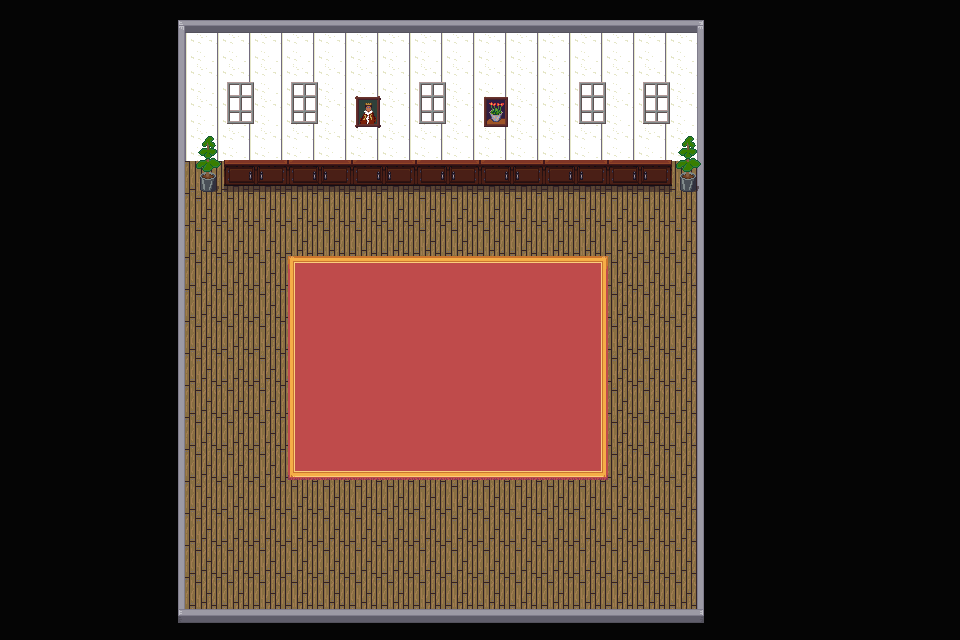

A level layout from a 2D game, rendered from its tile map. Below: a short description, then the map file with its tile-grid data intact:
An orthogonal 30x20 tile map with 32x32 px tiles, 3 tile layers (Background, Border, Floor, Wallpaper, Tile Layer 3), 2 tilesets and 2 objects.

<map version="1.10" tiledversion="1.11.0" orientation="orthogonal" renderorder="right-down" width="30" height="20" tilewidth="32" tileheight="32" infinite="0" nextlayerid="8" nextobjectid="4">
 <tileset firstgid="1" source="city_inside.tsx" />
 <tileset firstgid="385" source="interior.tsx" />
 <layer id="1" name="Background" width="30" height="20">
  <data encoding="csv">
404,404,404,404,404,404,404,404,404,404,404,404,404,404,404,404,404,404,404,404,148,148,148,148,148,148,148,148,148,148,
404,404,404,404,404,404,404,404,404,404,404,404,404,404,404,404,404,404,404,404,148,148,148,148,148,148,148,148,148,148,
404,404,404,404,404,404,404,404,404,404,404,404,404,404,404,404,404,404,404,404,148,148,148,148,148,148,148,148,148,148,
404,404,404,404,404,404,404,404,404,404,404,404,404,404,404,404,404,404,404,404,148,148,148,148,148,148,148,148,148,148,
404,404,404,404,404,404,404,404,404,404,404,404,404,404,404,404,404,404,404,404,148,148,148,148,148,148,148,148,148,148,
404,404,404,404,404,404,404,404,404,404,404,404,404,404,404,404,404,404,404,404,148,148,148,148,148,148,148,148,148,148,
404,404,404,404,404,404,404,404,404,404,404,404,404,404,404,404,404,404,404,404,148,148,148,148,148,148,148,148,148,148,
404,404,404,404,404,404,404,404,404,404,404,404,404,404,404,404,404,404,404,404,148,148,148,148,148,148,148,148,148,148,
404,404,404,404,404,404,404,404,404,404,404,404,404,404,404,404,404,404,404,404,148,148,148,148,148,148,148,148,148,148,
404,404,404,404,404,404,404,404,404,404,404,404,404,404,404,404,404,404,404,404,148,148,148,148,148,148,148,148,148,148,
404,404,404,404,404,404,404,404,404,404,404,404,404,404,404,404,404,404,404,404,148,148,148,148,148,148,148,148,148,148,
404,404,404,404,404,404,404,404,404,404,404,404,404,404,404,404,404,404,404,404,148,148,148,148,148,148,148,148,148,148,
404,404,404,404,404,404,404,404,404,404,404,404,404,404,404,404,404,404,404,404,148,148,148,148,148,148,148,148,148,148,
404,404,404,404,404,404,404,404,404,404,404,404,404,404,404,404,404,404,404,404,148,148,148,148,148,148,148,148,148,148,
404,404,404,404,404,404,404,404,404,404,404,404,404,404,404,404,404,404,404,404,148,148,148,148,148,148,148,148,148,148,
404,404,404,404,404,404,404,404,404,404,404,404,404,404,404,404,404,404,404,404,148,148,148,148,148,148,148,148,148,148,
404,404,404,404,404,404,404,404,404,404,404,404,404,404,404,404,404,404,404,404,148,148,148,148,148,148,148,148,148,148,
404,404,404,404,404,404,404,404,404,404,404,404,404,404,404,404,404,404,404,404,148,148,148,148,148,148,148,148,148,148,
404,404,404,404,404,404,404,404,404,404,404,404,404,404,404,404,404,404,404,404,148,148,148,148,148,148,148,148,148,148,
404,404,404,404,404,404,404,404,404,404,404,404,404,404,404,404,404,404,404,404,148,148,148,148,148,148,148,148,148,148
</data>
 </layer>
 <layer id="2" name="Border, Floor, Wallpaper" width="30" height="20" offsetx="89.3333" offsety="1.33333">
  <data encoding="csv">
0,0,170,172,172,172,172,172,172,172,172,172,172,172,172,172,172,172,172,169,0,0,0,0,0,0,0,0,0,0,
0,0,149,36,36,36,36,36,36,36,36,36,36,36,36,36,36,36,36,147,0,0,0,0,0,0,0,0,0,0,
0,0,149,36,36,36,36,36,36,36,36,36,36,36,36,36,36,36,36,147,0,0,0,0,0,0,0,0,0,0,
0,0,149,36,36,36,36,36,36,36,36,36,36,36,36,36,36,36,36,147,0,0,0,0,0,0,0,0,0,0,
0,0,149,36,36,36,36,36,36,36,36,36,36,36,36,36,36,36,36,147,0,0,0,0,0,0,0,0,0,0,
0,0,149,433,433,433,433,433,433,433,433,433,433,433,433,433,433,433,433,147,0,0,0,0,0,0,0,0,0,0,
0,0,149,433,433,433,433,433,433,433,433,433,433,433,433,433,433,433,433,147,0,0,0,0,0,0,0,0,0,0,
0,0,149,433,433,433,433,433,433,433,433,433,433,433,433,433,433,433,433,147,0,0,0,0,0,0,0,0,0,0,
0,0,149,433,433,433,433,433,433,433,433,433,433,433,433,433,433,433,433,147,0,0,0,0,0,0,0,0,0,0,
0,0,149,433,433,433,433,433,433,433,433,433,433,433,433,433,433,433,433,147,0,0,0,0,0,0,0,0,0,0,
0,0,149,433,433,433,433,433,433,433,433,433,433,433,433,433,433,433,433,147,0,0,0,0,0,0,0,0,0,0,
0,0,149,433,433,433,433,433,433,433,433,433,433,433,433,433,433,433,433,147,0,0,0,0,0,0,0,0,0,0,
0,0,149,433,433,433,433,433,433,433,433,433,433,433,433,433,433,433,433,147,0,0,0,0,0,0,0,0,0,0,
0,0,149,433,433,433,433,433,433,433,433,433,433,433,433,433,433,433,433,147,0,0,0,0,0,0,0,0,0,0,
0,0,149,433,433,433,433,433,433,433,433,433,433,433,433,433,433,433,433,147,0,0,0,0,0,0,0,0,0,0,
0,0,149,433,433,433,433,433,433,433,433,433,433,433,433,433,433,433,433,147,0,0,0,0,0,0,0,0,0,0,
0,0,149,433,433,433,433,433,433,433,433,433,433,433,433,433,433,433,433,147,0,0,0,0,0,0,0,0,0,0,
0,0,149,433,433,433,433,433,433,433,433,433,433,433,433,433,433,433,433,147,0,0,0,0,0,0,0,0,0,0,
0,0,149,433,433,433,433,433,433,433,433,433,433,433,433,433,433,433,433,147,0,0,0,0,0,0,0,0,0,0,
0,0,146,124,124,124,124,124,124,124,124,124,124,124,124,124,124,124,124,145,0,0,0,0,0,0,0,0,0,0
</data>
 </layer>
 <layer id="6" name="Tile Layer 3" width="30" height="20">
  <data encoding="csv">
0,0,0,0,0,0,0,0,0,0,0,0,0,0,0,0,0,0,0,0,0,0,0,0,0,0,0,0,0,0,
0,0,0,0,0,0,0,0,0,0,0,0,0,0,0,0,0,0,0,0,0,0,0,0,0,0,0,0,0,0,
0,0,0,0,0,0,0,86,0,86,0,0,0,86,0,0,0,0,86,0,86,0,0,0,0,0,0,0,0,0,
0,0,0,0,0,0,0,110,0,110,0,56,0,110,0,80,0,0,110,0,110,0,0,0,0,0,0,0,0,0,
0,0,0,0,0,0,84,0,0,0,0,0,0,0,0,0,0,0,0,0,0,84,0,0,0,0,0,0,0,0,
0,0,0,0,0,0,108,97,98,97,98,97,98,97,98,97,98,97,98,97,98,108,0,0,0,0,0,0,0,0,
0,0,0,0,0,0,0,0,0,0,0,0,0,0,0,0,0,0,0,0,0,0,0,0,0,0,0,0,0,0,
0,0,0,0,0,0,0,0,0,0,0,0,0,0,0,0,0,0,0,0,0,0,0,0,0,0,0,0,0,0,
0,0,0,0,0,0,0,0,0,2,3,3,3,3,3,3,3,3,4,0,0,0,0,0,0,0,0,0,0,0,
0,0,0,0,0,0,0,0,0,26,27,27,27,27,27,27,27,27,28,0,0,0,0,0,0,0,0,0,0,0,
0,0,0,0,0,0,0,0,0,26,27,27,27,27,27,27,27,27,28,0,0,0,0,0,0,0,0,0,0,0,
0,0,0,0,0,0,0,0,0,26,27,27,27,27,27,27,27,27,28,0,0,0,0,0,0,0,0,0,0,0,
0,0,0,0,0,0,0,0,0,26,27,27,27,27,27,27,27,27,28,0,0,0,0,0,0,0,0,0,0,0,
0,0,0,0,0,0,0,0,0,26,27,27,27,27,27,27,27,27,28,0,0,0,0,0,0,0,0,0,0,0,
0,0,0,0,0,0,0,0,0,50,51,51,51,51,51,51,51,51,52,0,0,0,0,0,0,0,0,0,0,0,
0,0,0,0,0,0,0,0,0,0,0,0,0,0,0,0,0,0,0,0,0,0,0,0,0,0,0,0,0,0,
0,0,0,0,0,0,0,0,0,0,0,0,0,0,0,0,0,0,0,0,0,0,0,0,0,0,0,0,0,0,
0,0,0,0,0,0,0,0,0,0,0,0,0,0,0,0,0,0,0,0,0,0,0,0,0,0,0,0,0,0,
0,0,0,0,0,0,0,0,0,0,0,0,0,0,0,0,0,0,0,0,0,0,0,0,0,0,0,0,0,0,
0,0,0,0,0,0,0,0,0,0,0,0,0,0,0,0,0,0,0,0,0,0,0,0,0,0,0,0,0,0
</data>
 </layer>
 <objectgroup id="7" name="Collider">
  <object id="2" x="184" y="192">
   <polygon points="0,0 0,416 512,416 512,0 520,0 520,432 -8,432 -8,0" />
  </object>
  <object id="3" x="184" y="192">
   <polygon points="0,0 512,0 512,-32 0,-32" />
  </object>
 </objectgroup>
</map>
